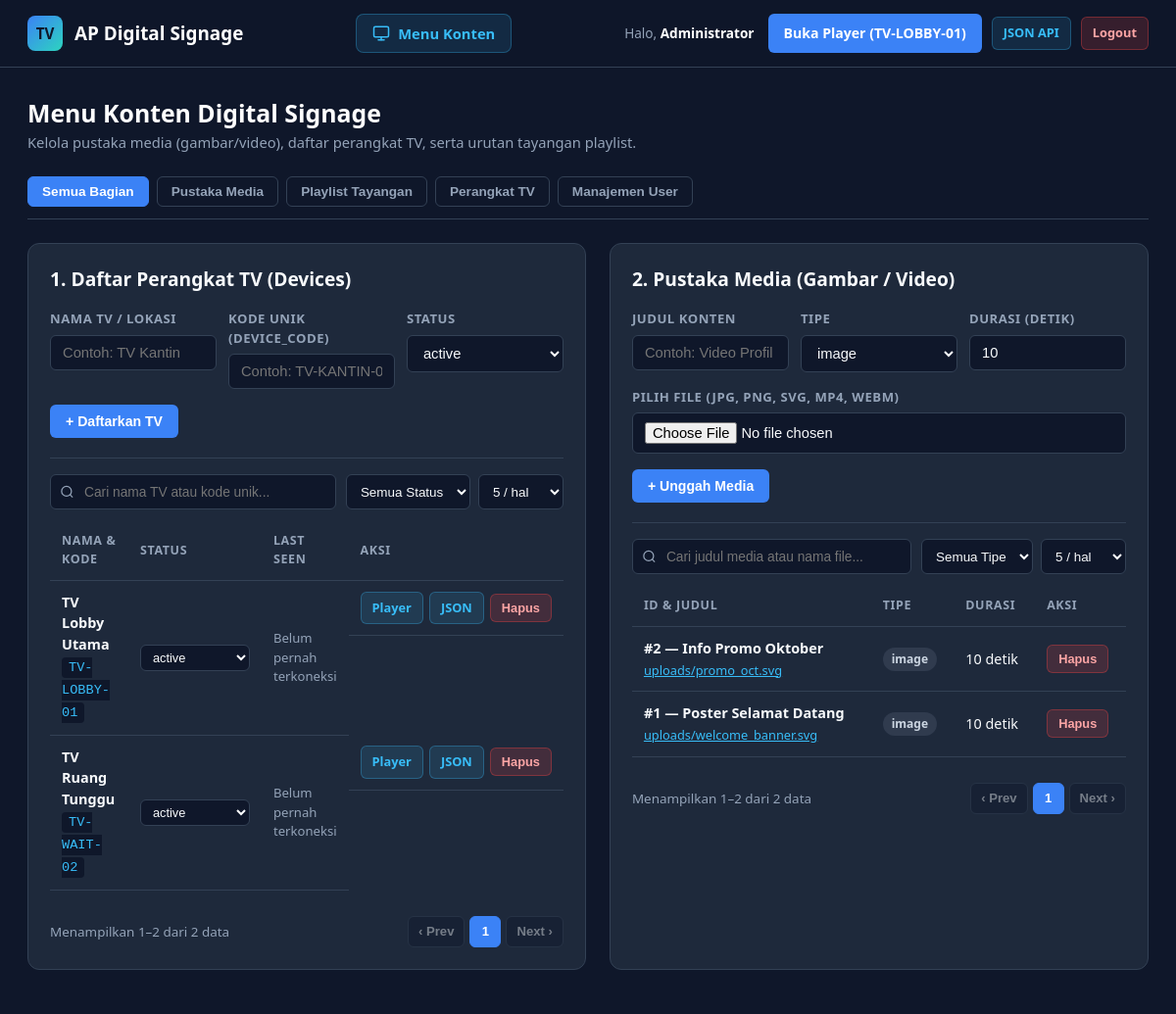
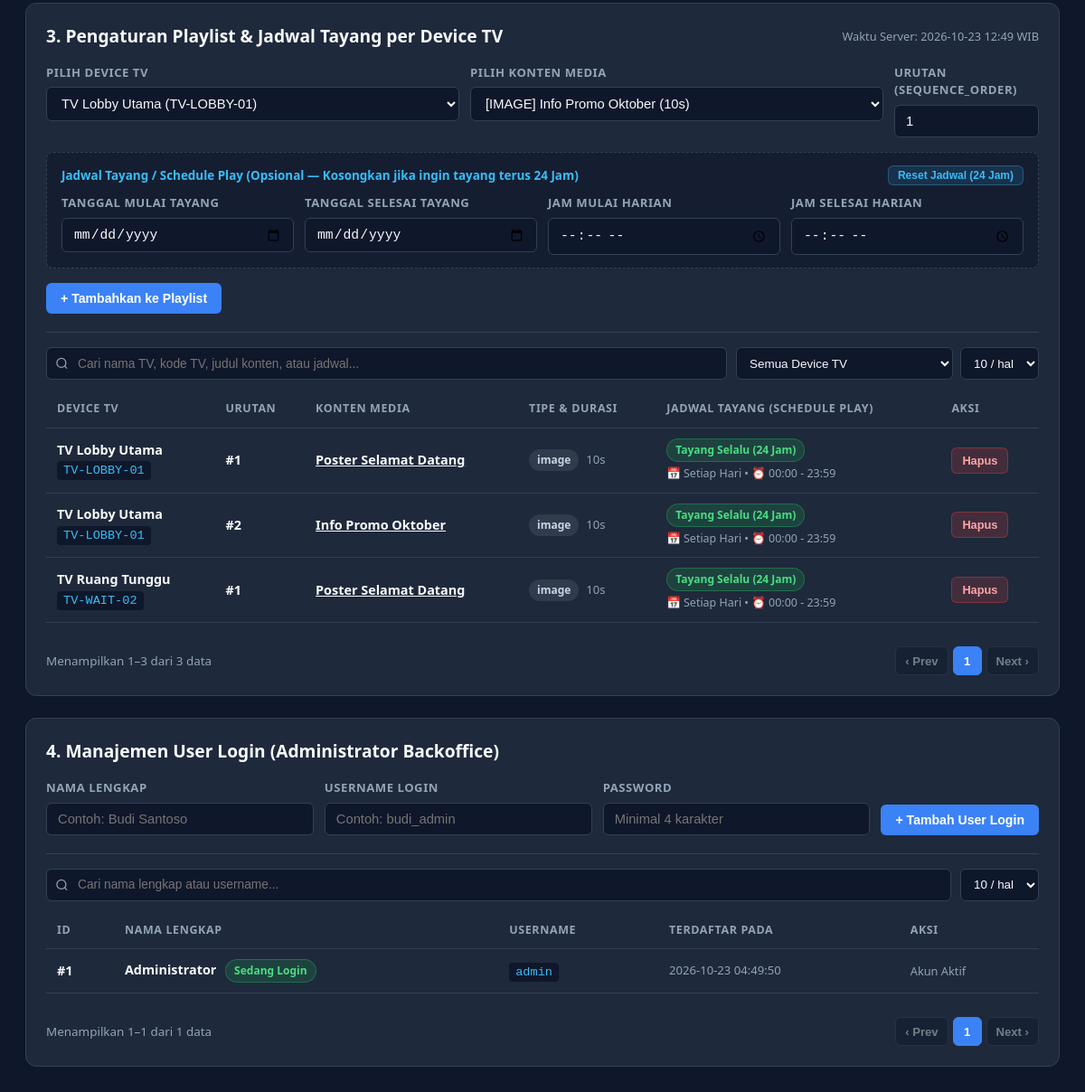
/index.php (signed in), run on the app's committed database (2 pictures, top to bottom).
### tables this page shows
CREATE TABLE IF NOT EXISTS devices (
    id INT UNSIGNED AUTO_INCREMENT PRIMARY KEY,
    device_name VARCHAR(100) NOT NULL,
    device_code VARCHAR(50) NOT NULL UNIQUE,
    status ENUM('active', 'inactive', 'maintenance') NOT NULL DEFAULT 'active',
    last_seen DATETIME NULL DEFAULT NULL,
    created_at TIMESTAMP DEFAULT CURRENT_TIMESTAMP,
    updated_at TIMESTAMP DEFAULT CURRENT_TIMESTAMP ON UPDATE CURRENT_TIMESTAMP,
    INDEX idx_device_code (device_code),
    INDEX idx_status (status)
);

CREATE TABLE IF NOT EXISTS media (
    id INT UNSIGNED AUTO_INCREMENT PRIMARY KEY,
    title VARCHAR(150) NOT NULL,
    file_path VARCHAR(255) NOT NULL,
    type ENUM('image', 'video') NOT NULL,
    duration INT UNSIGNED NOT NULL DEFAULT 10 COMMENT 'Durasi tampil dalam detik',
    created_at TIMESTAMP DEFAULT CURRENT_TIMESTAMP,
    updated_at TIMESTAMP DEFAULT CURRENT_TIMESTAMP ON UPDATE CURRENT_TIMESTAMP
);

CREATE TABLE IF NOT EXISTS playlists (
    id INT UNSIGNED AUTO_INCREMENT PRIMARY KEY,
    device_id INT UNSIGNED NOT NULL,
    media_id INT UNSIGNED NOT NULL,
    sequence_order INT UNSIGNED NOT NULL DEFAULT 1,
    start_date DATE NULL DEFAULT NULL COMMENT 'Tanggal mulai tayang (NULL = tanpa batas)',
    end_date DATE NULL DEFAULT NULL COMMENT 'Tanggal selesai tayang (NULL = tanpa batas)',
    start_time TIME NULL DEFAULT NULL COMMENT 'Jam mulai tayang harian (NULL = 24 jam)',
    end_time TIME NULL DEFAULT NULL COMMENT 'Jam selesai tayang harian (NULL = 24 jam)',
    created_at TIMESTAMP DEFAULT CURRENT_TIMESTAMP,
    CONSTRAINT fk_playlists_device
        FOREIGN KEY (device_id) REFERENCES devices(id)
        ON DELETE CASCADE ON UPDATE CASCADE,
    CONSTRAINT fk_playlists_media
        FOREIGN KEY (media_id) REFERENCES media(id)
        ON DELETE CASCADE ON UPDATE CASCADE,
    INDEX idx_device_sequence (device_id, sequence_order)
);

CREATE TABLE IF NOT EXISTS users (
    id INT UNSIGNED AUTO_INCREMENT PRIMARY KEY,
    username VARCHAR(50) NOT NULL UNIQUE,
    password_hash VARCHAR(255) NOT NULL,
    full_name VARCHAR(100) NOT NULL,
    created_at TIMESTAMP DEFAULT CURRENT_TIMESTAMP
);

### index.php (the view, shortened to what the rows shown need)
<?php
$db = (new Database())->getConnection();
function evaluatePlaylistSchedule(array $p): array
{
    $startDate = $p['start_date'] ?? null;
    $endDate   = $p['end_date'] ?? null;
    $startTime = $p['start_time'] ?? null;
    $endTime   = $p['end_time'] ?? null;
    if ($startDate === null && $endDate === null && $startTime === null && $endTime === null) {
        return [
            'status'      => 'always',
            'badge_label' => 'Tayang Selalu (24 Jam)',
            'badge_class' => 'badge-active',
            'date_label'  => 'Setiap Hari',
            'time_label'  => '00:00 - 23:59',
        ];
    }
    $fmtStart = $startTime !== null ? substr($startTime, 0, 5) : '00:00';
    $fmtEnd   = $endTime !== null ? substr($endTime, 0, 5) : '23:59';
    $timeLabel = ($startTime !== null || $endTime !== null) ? "{$fmtStart} - {$fmtEnd} WIB" : '24 Jam';
    return [
        'status'      => 'scheduled',
        'badge_label' => 'Di Luar Jam Tayang',
        'badge_class' => 'badge-scheduled',
        'date_label'  => $dateLabel,
        'time_label'  => $timeLabel,
    ];
}
$devices = $db->query("SELECT * FROM devices ORDER BY id ASC")->fetchAll();
$mediaList = $db->query("SELECT * FROM media ORDER BY id DESC")->fetchAll();
$usersList = $db->query("SELECT id, username, full_name, created_at FROM users ORDER BY id ASC")->fetchAll();
$playlists = $db->query("
    SELECT
        p.id,
        p.device_id,
        p.sequence_order,
        p.start_date,
        p.end_date,
        p.start_time,
        p.end_time,
        d.device_name,
        d.device_code,
        m.title AS media_title,
        m.type AS media_type,
        m.duration,
        m.file_path
    FROM playlists p
    INNER JOIN devices d ON p.device_id = d.id
    INNER JOIN media m ON p.media_id = m.id
    ORDER BY d.id ASC, p.sequence_order ASC, p.id ASC
")->fetchAll();
?>
<!DOCTYPE html>
<html lang="id">
<head>
</head>
<body>
<div class="container" id="menu-konten">
    <div class="page-header">
        <h1>Menu Konten Digital Signage</h1>
    </div>
    <div class="grid-2" id="top-grid">
        <div class="card" id="section-devices">
            <h2>1. Daftar Perangkat TV (Devices)</h2>
            <table id="table-devices">
                <thead>
                    <tr>
                        <th>Nama & Kode</th>
                        <th>Status</th>
                        <th>Last Seen</th>
                        <th>Aksi</th>
                    </tr>
                </thead>
                <tbody>
                    <?php foreach ($devices as $d): ?>
                        <tr class="data-row"
                            data-search="<?= htmlspecialchars(strtolower($d['device_name'] . ' ' . $d['device_code'] . ' ' . ($d['last_seen'] ?? '')), ENT_QUOTES, 'UTF-8') ?>"
                            data-filter="<?= htmlspecialchars($d['status'], ENT_QUOTES, 'UTF-8') ?>">
                            <td>
                                <strong><?= htmlspecialchars($d['device_name']) ?></strong><br>
                                <code><?= htmlspecialchars($d['device_code']) ?></code>
                            </td>
                            <td>
                                <form method="POST" style="display:inline;">
                                    <select name="status" onchange="this.form.submit()" style="width:auto; padding:4px 8px; font-size:0.8rem;">
                                        <?php foreach (['active', 'inactive', 'maintenance'] as $st): ?>
                                            <option value="<?= $st ?>" <?= $d['status'] === $st ? 'selected' : '' ?>><?= $st ?></option>
                                        <?php endforeach; ?>
                                    </select>
                                </form>
                            </td>
                            <td style="color:var(--muted); font-size:0.82rem;">
                                <?= $d['last_seen'] ? htmlspecialchars($d['last_seen']) : 'Belum pernah terkoneksi' ?>
                            </td>
                            <td style="display:flex; gap:6px; align-items:center;">
                                <a href="player.php?code=<?= urlencode($d['device_code']) ?>" target="_blank" class="btn btn-outline">Player</a>
                                <a href="api.php?code=<?= urlencode($d['device_code']) ?>" target="_blank" class="btn btn-outline">JSON</a>
                                <form method="POST" onsubmit="return confirm('Hapus device ini?');">
                                    <button type="submit" class="btn btn-danger">Hapus</button>
                                </form>
                            </td>
                        </tr>
                    <?php endforeach; ?>
                </tbody>
            </table>
        </div>
        <div class="card" id="section-media">
            <h2>2. Pustaka Media (Gambar / Video)</h2>
            <table id="table-media">
                <thead>
                    <tr>
                        <th>ID & Judul</th>
                        <th>Tipe</th>
                        <th>Durasi</th>
                        <th>Aksi</th>
                    </tr>
                </thead>
                <tbody>
                    <?php foreach ($mediaList as $m): ?>
                        <tr class="data-row"
                            data-search="<?= htmlspecialchars(strtolower('#' . $m['id'] . ' ' . $m['title'] . ' ' . $m['file_path']), ENT_QUOTES, 'UTF-8') ?>"
                            data-filter="<?= htmlspecialchars($m['type'], ENT_QUOTES, 'UTF-8') ?>">
                            <td>
                                <strong>#<?= (int) $m['id'] ?> — <?= htmlspecialchars($m['title']) ?></strong><br>
                                <a href="<?= htmlspecialchars($m['file_path']) ?>" target="_blank" style="color:#38bdf8; font-size:0.8rem;">
                                    <?= htmlspecialchars($m['file_path']) ?>
                                </a>
                            </td>
                            <td><span class="badge badge-type"><?= htmlspecialchars($m['type']) ?></span></td>
                            <td>
                                <?= (int) $m['duration'] ?> detik
                            </td>
                            <td>
                                <form method="POST" onsubmit="return confirm('Hapus media ini beserta file fisiknya dari server?');">
                                    <button type="submit" class="btn btn-danger">Hapus</button>
                                </form>
                            </td>
                        </tr>
                    <?php endforeach; ?>
                </tbody>
            </table>
        </div>
    </div>
    <div class="card" id="section-playlist">
        <h2>
            <span>3. Pengaturan Playlist &amp; Jadwal Tayang per Device TV</span>
            <span style="font-size:0.8rem; font-weight:normal; color:var(--muted);">Waktu Server: <?= date('Y-m-d H:i') ?> WIB</span>
        </h2>
        <table id="table-playlist">
            <thead>
                <tr>
                    <th>Device TV</th>
                    <th>Urutan</th>
                    <th>Konten Media</th>
                    <th>Tipe &amp; Durasi</th>
                    <th>Jadwal Tayang (Schedule Play)</th>
                    <th>Aksi</th>
                </tr>
            </thead>
            <tbody>
                <?php foreach ($playlists as $p): ?>
                    <?php $sched = evaluatePlaylistSchedule($p); ?>
                    <tr class="data-row"
                        data-search="<?= htmlspecialchars(strtolower($p['device_name'] . ' ' . $p['device_code'] . ' #' . $p['sequence_order'] . ' ' . $p['media_title'] . ' ' . $p['media_type'] . ' ' . $sched['badge_label'] . ' ' . $sched['date_label'] . ' ' . $sched['time_label']), ENT_QUOTES, 'UTF-8') ?>"
                        data-filter="<?= htmlspecialchars($p['device_code'], ENT_QUOTES, 'UTF-8') ?>">
                        <td>
                            <strong><?= htmlspecialchars($p['device_name']) ?></strong><br>
                            <code><?= htmlspecialchars($p['device_code']) ?></code>
                        </td>
                        <td><strong>#<?= (int) $p['sequence_order'] ?></strong></td>
                        <td>
                            <a href="<?= htmlspecialchars($p['file_path']) ?>" target="_blank" style="color:#f8fafc; font-weight:600;">
                                <?= htmlspecialchars($p['media_title']) ?>
                            </a>
                        </td>
                        <td>
                            <span class="badge badge-type"><?= htmlspecialchars($p['media_type']) ?></span>
                            <span style="font-size:0.82rem; color:var(--muted); margin-left:4px;"><?= (int) $p['duration'] ?>s</span>
                        </td>
                        <td>
                            <span class="badge <?= $sched['badge_class'] ?>"><?= htmlspecialchars($sched['badge_label']) ?></span>
                            <div style="font-size:0.78rem; color:var(--muted); margin-top:4px;">
                                📅 <?= htmlspecialchars($sched['date_label']) ?> &bull; ⏰ <?= htmlspecialchars($sched['time_label']) ?>
                            </div>
                        </td>
                        <td>
                            <form method="POST" onsubmit="return confirm('Hapus konten ini dari playlist?');">
                                <button type="submit" class="btn btn-danger">Hapus</button>
                            </form>
                        </td>
                    </tr>
                <?php endforeach; ?>
            </tbody>
        </table>
    </div>
    <div class="card" id="section-users">
        <h2>4. Manajemen User Login (Administrator Backoffice)</h2>
        <table id="table-users">
            <thead>
                <tr>
                    <th>ID</th>
                    <th>Nama Lengkap</th>
                    <th>Username</th>
                    <th>Terdaftar Pada</th>
                    <th>Aksi</th>
                </tr>
            </thead>
            <tbody>
                <?php foreach ($usersList as $u): ?>
                    <?php $isCurrentUser = ((int) $u['id'] === (int) ($_SESSION['admin_id'] ?? 0)); ?>
                    <tr class="data-row"
                        data-search="<?= htmlspecialchars(strtolower('#' . $u['id'] . ' ' . $u['full_name'] . ' ' . $u['username']), ENT_QUOTES, 'UTF-8') ?>"
                        data-filter="">
                        <td><strong>#<?= (int) $u['id'] ?></strong></td>
                        <td>
                            <strong><?= htmlspecialchars($u['full_name']) ?></strong>
                            <?php if ($isCurrentUser): ?>
                                <span class="badge badge-active" style="margin-left:6px;">Sedang Login</span>
                            <?php endif; ?>
                        </td>
                        <td><code><?= htmlspecialchars($u['username']) ?></code></td>
                        <td style="color:var(--muted); font-size:0.82rem;"><?= htmlspecialchars($u['created_at'] ?? '-') ?></td>
                        <td>
                            <?php if ($isCurrentUser): ?>
                                <span style="font-size:0.8rem; color:var(--muted);">Akun Aktif</span>
                            <?php endif; ?>
                        </td>
                    </tr>
                <?php endforeach; ?>
            </tbody>
        </table>
    </div>
</div>
</body>
</html>

### data on the page
devices: device_name "TV Lobby Utama", device_code "TV-LOBBY-01", status "active", shows "Belum pernah terkoneksi"
devices: device_name "TV Ruang Tunggu", device_code "TV-WAIT-02", status "active", shows "Belum pernah terkoneksi"
media: id "2", title "Info Promo Oktober", file_path "uploads/promo_oct.svg", type "image", duration "10"
media: id "1", title "Poster Selamat Datang", file_path "uploads/welcome_banner.svg", type "image", duration "10"
playlists: device.device_name "TV Lobby Utama", device.device_code "TV-LOBBY-01", sequence_order "1", media.title "Poster Selamat Datang", media.type "image", media.duration "10", badge_label "Tayang Selalu (24 Jam)", date_label "Setiap Hari", time_label "00:00 - 23:59"
playlists: device.device_name "TV Lobby Utama", device.device_code "TV-LOBBY-01", sequence_order "2", media.title "Info Promo Oktober", media.type "image", media.duration "10", badge_label "Tayang Selalu (24 Jam)", date_label "Setiap Hari", time_label "00:00 - 23:59"
playlists: device.device_name "TV Ruang Tunggu", device.device_code "TV-WAIT-02", sequence_order "1", media.title "Poster Selamat Datang", media.type "image", media.duration "10", badge_label "Tayang Selalu (24 Jam)", date_label "Setiap Hari", time_label "00:00 - 23:59"
users: id "1", full_name "Administrator", shows "Sedang Login", username "admin", created_at "2026-10-23 04:49:50", shows "Akun Aktif"

### other printed values
$_SESSION['admin_name'] "Administrator"
form field device_id "TV Lobby Utama (TV-LOBBY-01)"
